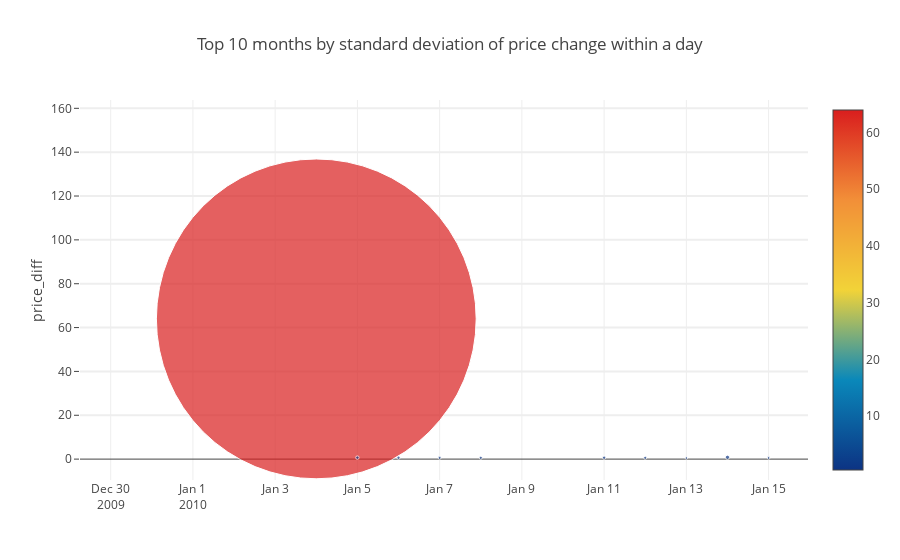

Source (notebook cell):
### Markdown cell above
Now let's try to build that graph again.

### Code cell
market_train_df['price_diff'] = market_train_df['close'] - market_train_df['open']
grouped = market_train_df.groupby(['time']).agg({'price_diff': ['std', 'min']}).reset_index()
g = grouped.sort_values(('price_diff', 'std'), ascending=False)[:10]
g['min_text'] = 'Maximum price drop: ' + (-1 * np.round(g['price_diff']['min'], 2)).astype(str)
trace = go.Scatter(
    x = g['time'].dt.strftime(date_format='%Y-%m-%d').values,
    y = g['price_diff']['std'].values,
    mode='markers',
    marker=dict(
        size = g['price_diff']['std'].values * 5,
        color = g['price_diff']['std'].values,
        colorscale='Portland',
        showscale=True
    ),
    text = g['min_text'].values
    #text = f"Maximum price drop: {g['price_diff']['min'].values}"
    #g['time'].dt.strftime(date_format='%Y-%m-%d').values
)
data = [trace]

layout= go.Layout(
    autosize= True,
    title= 'Top 10 months by standard deviation of price change within a day',
    hovermode= 'closest',
    yaxis=dict(
        title= 'price_diff',
        ticklen= 5,
        gridwidth= 2,
    ),
    showlegend= False
)
fig = go.Figure(data=data, layout=layout)
py.iplot(fig,filename='scatter2010')

### Figure 1 — Plotly figure (JSON) as saved in the notebook; plotly's stock layout.template omitted (floating-point values rounded to 4 significant figures)
{"data": [{"marker": {"color": [63.96, 0.8371, 0.68, 0.6639, 0.6401, 0.629, 0.6194, 0.5952, 0.5398, 0.5087], "colorscale": "Portland", "showscale": true, "size": [319.8, 4.185, 3.4, 3.32, 3.2, 3.145, 3.097, 2.976, 2.699, 2.543]}, "mode": "markers", "text": ["Maximum price drop: 2484.31", "Maximum price drop: 6.87", "Maximum price drop: 6.08", "Maximum price drop: 6.17", "Maximum price drop: 7.42", "Maximum price drop: 2.02", "Maximum price drop: 7.24", "Maximum price drop: 5.18", "Maximum price drop: 5.47", "Maximum price drop: 4.21"], "type": "scatter", "uid": "a5d750ff-2c83-4b82-ae5c-ee763231f53c", "x": ["2010-01-04", "2010-01-14", "2010-01-05", "2010-01-11", "2010-01-06", "2010-01-08", "2010-01-12", "2010-01-07", "2010-01-15", "2010-01-13"], "y": [63.96, 0.8371, 0.68, 0.6639, 0.6401, 0.629, 0.6194, 0.5952, 0.5398, 0.5087]}], "layout": {"autosize": true, "hovermode": "closest", "showlegend": false, "title": {"text": "Top 10 months by standard deviation of price change within a day"}, "yaxis": {"gridwidth": 2, "ticklen": 5, "title": {"text": "price_diff"}}}}
